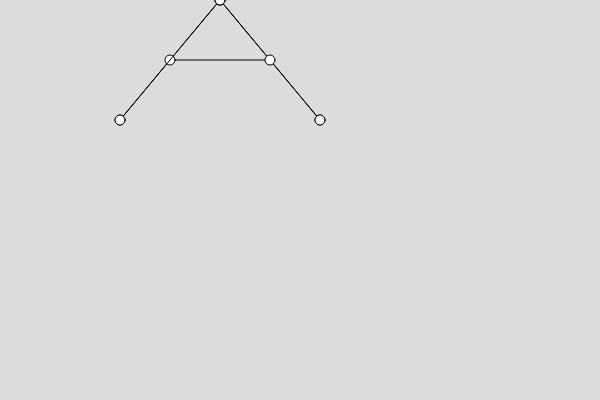
Frame 1 (no input)
Frame 60 (no input): identical to frame 1, image omitted
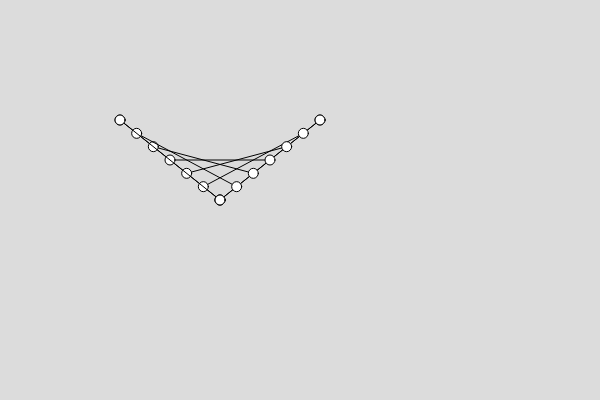
Frame 120 (the mouse pressed at the canvas centre since frame 60)

The p5.js sketch that drew these frames (run headless with seeded random() and noise() and a simulated clock; from frame 60 on, the mouse is pressed at the canvas centre):

// p5.js sketch
// ── sketch.js
function setup() {
  createCanvas(600, 400);
}

function draw() {
  background(220);
  let p0x = 220
  let p0y = mouseY
  let p1x = 120
  let p1y = 120
  let p2x = 320
  let p2y = 120
  let diameter = 10

  
  
circle(p0x,p0y,diameter);
circle(p1x,p1y,diameter);
circle(p2x,p2y,diameter);

line(p0x,p0y,p1x,p1y);
line(p0x,p0y,p2x,p2y);


let n = map(mouseY,0,height,2,10,true)
n = round(n)

for(let i = 0;i <= n;i++){
const x1 = map(i,0,n,p0x,p1x,true)
const y1 = map(i,0,n,p0y,p1y,true)

const x2 = map(i,0,n,p2x,p0x,true)
const y2 = map(i,0,n,p2y,p0y,true)
line(x1,y1,x2,y2)


circle(x1,y1,10)
circle(x2,y2,10)

}


  
 
  
}  
